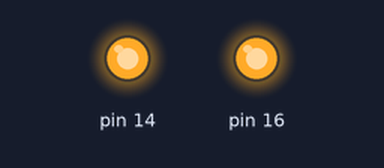
Simulated run of this sketch. Board: Arduino Uno, built with avr-gcc and run on an emulated ATmega328P. Parts: output pins drawn as LEDs (lit = HIGH).

Above: at 1.0 s.
At 5.5 s:
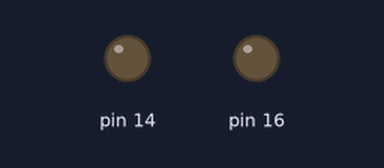
Timing chart, 0 to 6.9 s (numbered marks = the images above):
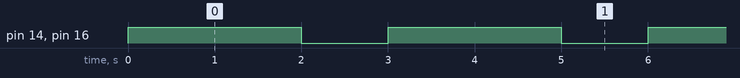

Measured:
- by itself, pin 14, pin 16: alternates HIGH for 2.0 s and LOW for 1.0 s

The sketch:

kelap_kelip_baru.ino
```cpp
void setup() {
   pinMode (16, OUTPUT);
   pinMode (14, OUTPUT);

}

void loop() {
 digitalWrite (16, HIGH);
 digitalWrite (14, HIGH);
 delay (2000);
 digitalWrite (16, LOW);
 digitalWrite (14, LOW);
 delay (1000);
}
```
